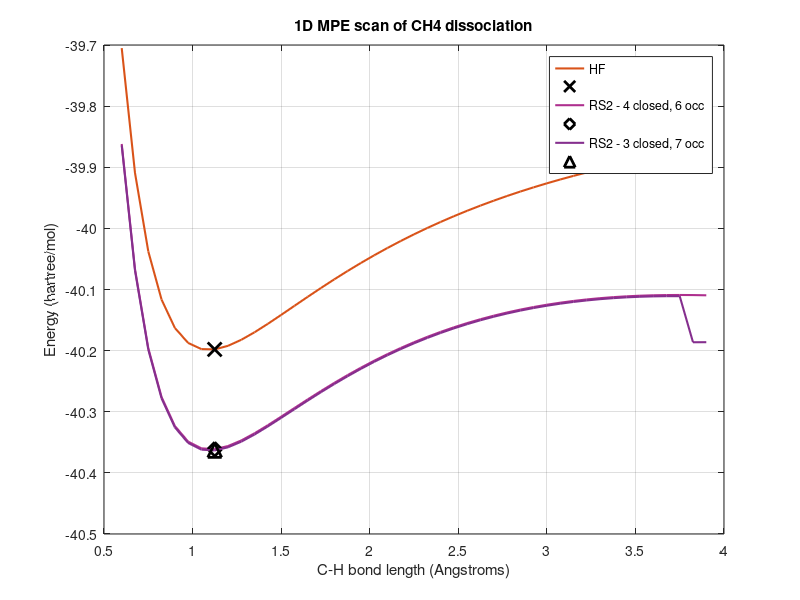

Here is the MATLAB script that generated this plot:

clc;
clear all;
close all;

% Read the data from the csv file and store the colums values in 3 arrays. 
data = csvread('energy_comparison.csv',1,0);
RCH4 = data(:,1);
EHF = data(:,2);
ERS2_1 = data(:,3);
ERS2_2 = data(:,4);

%Mark the minimum energy points
[minEHF, indexEHF] = min(EHF);
[minERS2_1, indexERS2_1] = min(ERS2_1);
[minERS2_2, indexERS2_2] = min(ERS2_2);

% Plot the data
figure
plot(RCH4, EHF, "Color", "#D95319", 'LineWidth', 1.5)
hold on
plot(RCH4(indexEHF), minEHF, 'x', 'MarkerSize', 10, 'MarkerEdgeColor', 'k', 'LineWidth', 2)
plot(RCH4, ERS2_1, "Color", "#AE2F8E", 'LineWidth', 1.5)
plot(RCH4(indexERS2_1), minERS2_1, 'diamond', 'MarkerSize', 10, 'MarkerEdgeColor', 'k', 'LineWidth', 2)
plot(RCH4, ERS2_2, "Color", "#852F8E", 'LineWidth', 1.5)
plot(RCH4(indexERS2_2), minERS2_2, '^', 'MarkerSize', 10, 'MarkerEdgeColor', 'k', 'LineWidth', 2)
xlabel('C-H bond length (Angstroms)')
ylabel('Energy (hartree/mol)')
title('1D MPE scan of CH4 dissociation')
legend('HF', '', 'RS2 - 4 closed, 6 occ', '', 'RS2 - 3 closed, 7 occ', '' )
grid on


